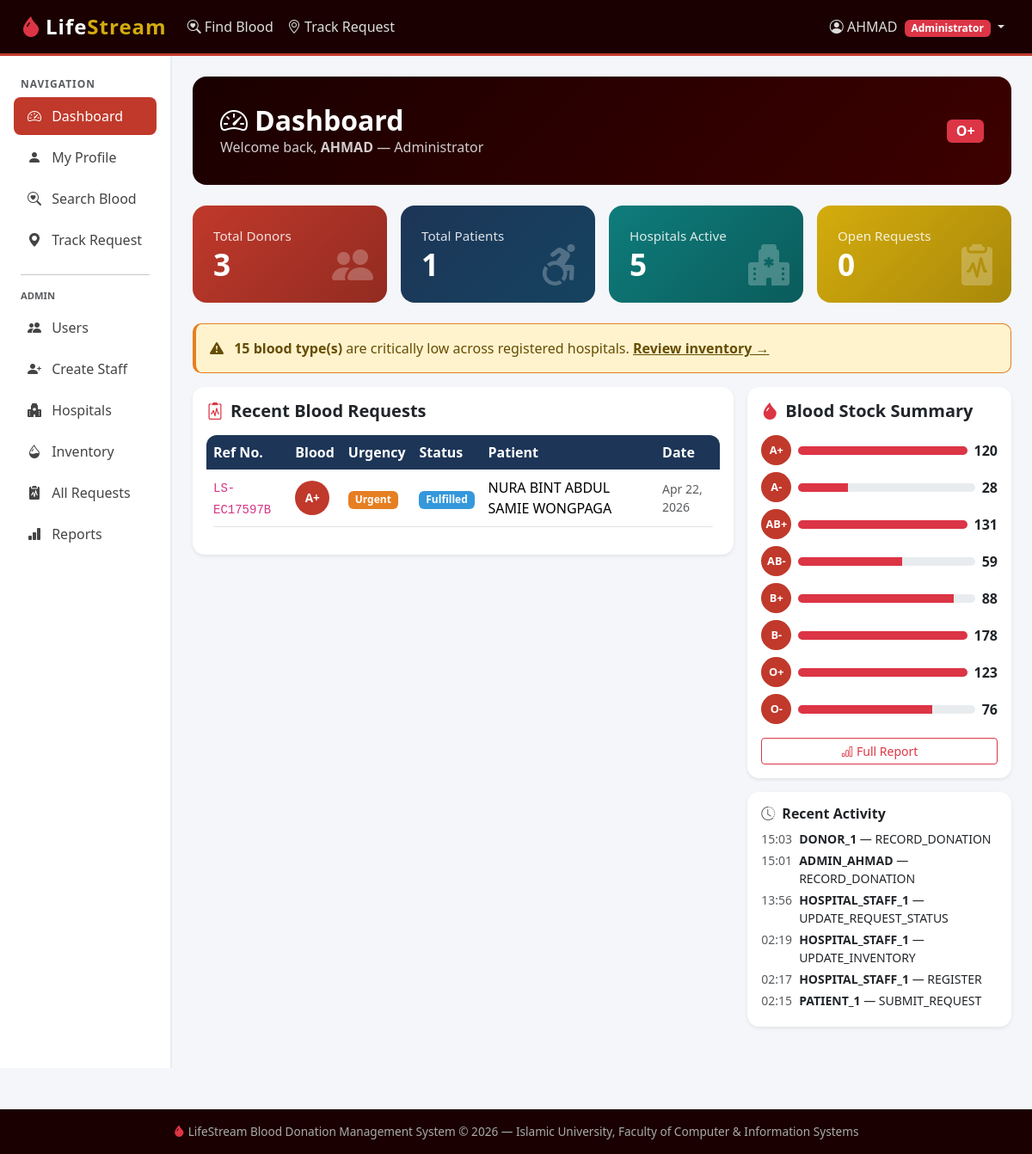
The page /dashboard/ (signed in) on the database its author committed.
### core/models.py (models this page shows, shortened)
class User(AbstractUser):
    ROLE_CHOICES = [('donor','Donor'),('patient','Patient / Receiver'),('hospital_staff','Hospital Staff'),('admin','Administrator')]
    BLOOD_CHOICES = [('A+','A+'),('A-','A-'),('B+','B+'),('B-','B-'),('AB+','AB+'),('AB-','AB-'),('O+','O+'),('O-','O-')]
    role          = models.CharField(max_length=20, choices=ROLE_CHOICES, default='donor')
    blood_type    = models.CharField(max_length=5, choices=BLOOD_CHOICES, blank=True, null=True)
    phone         = models.CharField(max_length=20, blank=True)
    city          = models.CharField(max_length=80, blank=True)
    is_available  = models.BooleanField(default=True)
    last_donation = models.DateField(blank=True, null=True)
    hospital      = models.ForeignKey('Hospital', on_delete=models.SET_NULL, null=True, blank=True, related_name='staff_members')

class BloodRequest(models.Model):
    URGENCY_CHOICES=[('routine','Routine'),('urgent','Urgent'),('critical','Critical')]
    STATUS_CHOICES=[('pending','Pending — Searching'),('matched','Matched — Blood Located'),('donor_committed','Donor Committed'),('fulfilled','Fulfilled'),('cancelled','Cancelled')]
    BLOOD_CHOICES=[('A+','A+'),('A-','A-'),('B+','B+'),('B-','B-'),('AB+','AB+'),('AB-','AB-'),('O+','O+'),('O-','O-')]
    reference_no=models.CharField(max_length=20,unique=True,default=make_ref,editable=False)
    patient=models.ForeignKey(User,on_delete=models.CASCADE,related_name='blood_requests')
    blood_type=models.CharField(max_length=5,choices=BLOOD_CHOICES)
    qty_units=models.PositiveIntegerField(default=1)
    urgency=models.CharField(max_length=10,choices=URGENCY_CHOICES,default='urgent')
    status=models.CharField(max_length=20,choices=STATUS_CHOICES,default='pending')
    hospital=models.ForeignKey(Hospital,on_delete=models.SET_NULL,null=True,blank=True,related_name='requests')
    notes=models.TextField(blank=True)
    submitted_at=models.DateTimeField(auto_now_add=True)
    updated_at=models.DateTimeField(auto_now=True)
    class Meta: ordering=['-submitted_at']

class AuditLog(models.Model):
    actor=models.ForeignKey(User,on_delete=models.SET_NULL,null=True)
    action=models.CharField(max_length=120); target=models.CharField(max_length=120,blank=True)
    logged_at=models.DateTimeField(auto_now_add=True); detail=models.TextField(blank=True)
    class Meta: ordering=['-logged_at']

### core/views.py (the view)
# urls.py: path('dashboard/',              views.dashboard,             name='dashboard'),
@login_required
def dashboard(request):
    user = request.user
    ctx = {"user": user}
    if user.role == "donor" or user.is_superuser:
        ctx["my_notifications"] = Notification.objects.filter(donor=user).select_related("blood_request")[:5]
        ctx["my_donations"]     = Donation.objects.filter(donor=user)[:5]
        ctx["pending_requests"] = BloodRequest.objects.filter(status__in=["pending","matched"]).count()
    if user.role == "patient":
        ctx["my_requests"] = BloodRequest.objects.filter(patient=user)[:8]
    if user.role == "hospital_staff" and user.hospital:
        ctx["hospital"]  = user.hospital
        ctx["inventory"] = Inventory.objects.filter(hospital=user.hospital)
        ctx["requests"]  = BloodRequest.objects.filter(hospital=user.hospital).exclude(status="cancelled")[:10]
        ctx["critical"]  = Inventory.objects.filter(hospital=user.hospital, critically_low=True)
    if user.role == "admin" or user.is_superuser:
        ctx["total_donors"]    = User.objects.filter(role="donor").count()
        ctx["total_patients"]  = User.objects.filter(role="patient").count()
        ctx["total_hospitals"] = Hospital.objects.filter(is_active=True).count()
        ctx["open_requests"]   = BloodRequest.objects.filter(status__in=["pending","matched","donor_committed"]).count()
        ctx["critical_inv"]    = Inventory.objects.filter(critically_low=True).count()
        ctx["recent_requests"] = BloodRequest.objects.all()[:8]
        ctx["recent_logs"]     = AuditLog.objects.all()[:6]
        ctx["blood_summary"]   = Inventory.objects.values("blood_type").annotate(total=Sum("qty_available")).order_by("blood_type")
    return render(request, "core/dashboard.html", ctx)

### templates/core/dashboard.html (shortened to what this page needs)
{% extends 'base.html' %}
{% block content %}
<div class="page-header">
  <div class="d-flex justify-content-between align-items-center">
    <div>
      <h2><i class="bi bi-speedometer2 me-2"></i>Dashboard</h2>
      <p>Welcome back, <strong>{{ user.first_name|default:user.username }}</strong> &mdash; {{ user.get_role_display }}</p>
    </div>
    <div>
      <span class="badge bg-danger fs-6">{{ user.blood_type|default:"No blood type set" }}</span>
    </div>
  </div>
</div>
{% if user.role == 'admin' or user.is_superuser %}
<div class="row g-3 mb-4">
  <div class="col-md-3"><div class="stat-card bg-ls-red"><p>Total Donors</p><h2>{{ total_donors }}</h2><div class="icon"><i class="bi bi-people-fill"></i></div></div></div>
  <div class="col-md-3"><div class="stat-card bg-ls-navy"><p>Total Patients</p><h2>{{ total_patients }}</h2><div class="icon"><i class="bi bi-person-wheelchair"></i></div></div></div>
  <div class="col-md-3"><div class="stat-card bg-ls-teal"><p>Hospitals Active</p><h2>{{ total_hospitals }}</h2><div class="icon"><i class="bi bi-hospital-fill"></i></div></div></div>
  <div class="col-md-3"><div class="stat-card bg-ls-gold"><p>Open Requests</p><h2>{{ open_requests }}</h2><div class="icon"><i class="bi bi-clipboard2-pulse-fill"></i></div></div></div>
</div>
{% if critical_inv > 0 %}
<div class="alert alert-warning">
  <i class="bi bi-exclamation-triangle-fill me-2"></i>
  <strong>{{ critical_inv }} blood type(s)</strong> are critically low across registered hospitals. <a href="{% url 'inventory' %}" class="alert-link">Review inventory →</a>
</div>
{% endif %}
<div class="row g-3 mb-4">
  <div class="col-md-8">
    <div class="card border-0 shadow-sm" style="border-radius:14px;">
      <div class="card-body">
        <h5 class="fw-bold mb-3"><i class="bi bi-clipboard2-pulse text-danger me-2"></i>Recent Blood Requests</h5>
        <div class="table-responsive">
          <table class="table table-hover align-middle">
            <thead><tr><th>Ref No.</th><th>Blood</th><th>Urgency</th><th>Status</th><th>Patient</th><th>Date</th></tr></thead>
            <tbody>
              {% for r in recent_requests %}
              <tr>
                <td><code>{{ r.reference_no }}</code></td>
                <td><span class="blood-badge">{{ r.blood_type }}</span></td>
                <td><span class="badge badge-{{ r.urgency }}">{{ r.get_urgency_display }}</span></td>
                <td><span class="badge status-{{ r.status }}">{{ r.get_status_display }}</span></td>
                <td>{{ r.patient.get_full_name|default:r.patient.username }}</td>
                <td class="text-muted small">{{ r.submitted_at|date:"M d, Y" }}</td>
              </tr>
              {% empty %}<tr><td colspan="6" class="text-center text-muted">No requests yet.</td></tr>
              {% endfor %}
            </tbody>
          </table>
        </div>
      </div>
    </div>
  </div>
  <div class="col-md-4">
    <div class="card border-0 shadow-sm" style="border-radius:14px;">
      <div class="card-body">
        <h5 class="fw-bold mb-3"><i class="bi bi-droplet-fill text-danger me-2"></i>Blood Stock Summary</h5>
        {% for b in blood_summary %}
        <div class="d-flex justify-content-between align-items-center mb-2">
          <span class="blood-badge" style="width:35px;height:35px;line-height:35px;font-size:.8rem;">{{ b.blood_type }}</span>
          <div class="flex-grow-1 mx-2">
            <div class="progress" style="height:10px;border-radius:6px;">
              <div class="progress-bar bg-danger" style="width:{% widthratio b.total 100 100 %}%; max-width:100%;"></div>
            </div>
          </div>
          <span class="fw-bold">{{ b.total }}</span>
        </div>
        {% endfor %}
        <div class="mt-3"><a href="{% url 'reports' %}" class="btn btn-sm btn-outline-danger w-100"><i class="bi bi-bar-chart me-1"></i>Full Report</a></div>
      </div>
    </div>
    <div class="card border-0 shadow-sm mt-3" style="border-radius:14px;">
      <div class="card-body">
        <h6 class="fw-bold mb-2"><i class="bi bi-clock-history text-muted me-2"></i>Recent Activity</h6>
        {% for log in recent_logs %}
        <div class="d-flex gap-2 mb-1">
          <small class="text-muted">{{ log.logged_at|date:"H:i" }}</small>
          <small><strong>{{ log.actor.username }}</strong> — {{ log.action }}</small>
        </div>
        {% empty %}<p class="text-muted small">No activity yet.</p>
        {% endfor %}
      </div>
    </div>
  </div>
</div>
{% endif %}
{% endblock %}

### templates/base.html (shortened to what this page needs)
<!DOCTYPE html>
<html lang="en">
<head>
  <link href="https://cdn.jsdelivr.net/npm/bootstrap@5.3.2/dist/css/bootstrap.min.css" rel="stylesheet">
  <link href="https://cdn.jsdelivr.net/npm/bootstrap-icons@1.11.3/font/bootstrap-icons.css" rel="stylesheet">
</head>
<body>
<nav class="navbar navbar-expand-lg navbar-dark">
  <div class="container-fluid px-4">
    <a class="navbar-brand text-white" href="{% url 'home' %}">
      <i class="bi bi-droplet-fill text-danger me-1"></i>Life<span>Stream</span>
    </a>
    <div class="collapse navbar-collapse" id="navMain">
      <ul class="navbar-nav me-auto">
        <li class="nav-item">
          <a class="nav-link" href="{% url 'search_blood' %}"><i class="bi bi-search-heart"></i> Find Blood</a>
        </li>
        <li class="nav-item">
          <a class="nav-link" href="{% url 'track_request' %}"><i class="bi bi-geo-alt"></i> Track Request</a>
        </li>
      </ul>
      <ul class="navbar-nav ms-auto">
        {% if user.is_authenticated %}
          <li class="nav-item dropdown">
            <a class="nav-link dropdown-toggle" href="#" data-bs-toggle="dropdown">
              <i class="bi bi-person-circle"></i>
              {{ user.first_name|default:user.username }}
              <span class="badge bg-danger ms-1">{{ user.get_role_display }}</span>
            </a>
          </li>
        {% else %}
          <li class="nav-item"><a class="nav-link" href="{% url 'login' %}"><i class="bi bi-box-arrow-in-right"></i> Login</a></li>
          <li class="nav-item"><a class="btn btn-danger btn-sm ms-2" href="{% url 'register' %}">Register</a></li>
        {% endif %}
      </ul>
    </div>
  </div>
</nav>
<div class="container-fluid">
  <div class="row">
    {% if user.is_authenticated %}
    <div class="col-lg-2 col-md-3 sidebar d-none d-md-block px-0">
      <div class="px-2">
        <p class="text-muted px-3 mb-1" style="font-size:.75rem;font-weight:700;text-transform:uppercase;letter-spacing:1px;">Navigation</p>
        <nav class="nav flex-column">
          <a class="nav-link {% if request.resolver_match.url_name == 'dashboard' %}active{% endif %}" href="{% url 'dashboard' %}">
            <i class="bi bi-speedometer2"></i> Dashboard
          </a>
          <a class="nav-link {% if request.resolver_match.url_name == 'profile' %}active{% endif %}" href="{% url 'profile' %}">
            <i class="bi bi-person-fill"></i> My Profile
          </a>
          <a class="nav-link" href="{% url 'search_blood' %}"><i class="bi bi-search-heart"></i> Search Blood</a>
          <a class="nav-link" href="{% url 'track_request' %}"><i class="bi bi-geo-alt-fill"></i> Track Request</a>
          {% if user.role == 'admin' or user.is_superuser %}
          <hr class="mx-3"><p class="text-muted px-3 mb-1" style="font-size:.7rem;font-weight:700;text-transform:uppercase;">Admin</p>
          <a class="nav-link {% if 'admin_users' in request.resolver_match.url_name %}active{% endif %}" href="{% url 'admin_users' %}">
            <i class="bi bi-people-fill"></i> Users
          </a>
          <a class="nav-link {% if 'create_staff' in request.resolver_match.url_name %}active{% endif %}" href="{% url 'create_staff' %}">
            <i class="bi bi-person-plus-fill"></i> Create Staff
          </a>
          <a class="nav-link {% if 'admin_hospitals' in request.resolver_match.url_name %}active{% endif %}" href="{% url 'admin_hospitals' %}">
            <i class="bi bi-hospital-fill"></i> Hospitals
          </a>
          <a class="nav-link {% if 'inventory' in request.path %}active{% endif %}" href="{% url 'inventory' %}">
            <i class="bi bi-droplet-half"></i> Inventory
          </a>
          <a class="nav-link {% if 'manage_requests' in request.resolver_match.url_name %}active{% endif %}" href="{% url 'manage_requests' %}">
            <i class="bi bi-clipboard2-pulse-fill"></i> All Requests
          </a>
          <a class="nav-link {% if 'reports' in request.resolver_match.url_name %}active{% endif %}" href="{% url 'reports' %}">
            <i class="bi bi-bar-chart-fill"></i> Reports
          </a>
          {% endif %}
        </nav>
      </div>
    </div>
    <div class="col-lg-10 col-md-9 py-4 px-4">
    {% else %}
    <div class="col-12 py-4 px-4">
    {% endif %}
      {% block content %}{% endblock %}
    </div>
  </div>
</div>
<footer class="footer text-center">
  <div class="container">
    <span><i class="bi bi-droplet-fill text-danger"></i> LifeStream Blood Donation Management System &copy; 2026 &mdash; Islamic University, Faculty of Computer & Information Systems</span>
  </div>
</footer>
</body>
</html>

### templates/base.html (style rules this page uses)
:root { --ls-red: #C0392B; --ls-dark: #1A0000; --ls-navy: #1D3557; --ls-teal: #0E7C7B; --ls-gold: #D4AC0D; --ls-light: #FDFEFE; }
body { background: #f4f6f9; font-family: 'Segoe UI', sans-serif; min-height: 100vh; }
.navbar-brand { font-weight: 900; font-size: 1.5rem; letter-spacing: 1px; }
.navbar-brand span { color: var(--ls-gold); }
.navbar { background: var(--ls-dark) !important; border-bottom: 3px solid var(--ls-red); }
.navbar .nav-link { color: #ddd !important; font-weight: 500; }
.sidebar { min-height: calc(100vh - 70px); background: #fff; border-right: 2px solid #e9ecef; padding-top: 1.5rem; }
.sidebar .nav-link { color: #444; border-radius: 8px; margin: 2px 8px; padding: 10px 16px; font-weight: 500; }
.sidebar .nav-link.active { background: var(--ls-red); color: #fff !important; }
.sidebar .nav-link i { margin-right: 8px; width: 20px; }
.stat-card { border: none; border-radius: 16px; padding: 1.5rem; color: #fff; position: relative; overflow: hidden; }
.stat-card .icon { font-size: 3rem; opacity: .25; position: absolute; right: 16px; bottom: 8px; }
.stat-card h2 { font-size: 2.2rem; font-weight: 900; margin: 0; }
.stat-card p { margin: 0; opacity: .85; font-size: .95rem; }
.bg-ls-red { background: linear-gradient(135deg, #C0392B, #922B21); }
.bg-ls-navy { background: linear-gradient(135deg, #1D3557, #154360); }
.bg-ls-teal { background: linear-gradient(135deg, #0E7C7B, #0a5c5b); }
.bg-ls-gold { background: linear-gradient(135deg, #D4AC0D, #a8880a); }
.badge-urgent { background: #E67E22; }
.status-fulfilled { background: #3498DB; }
.table { border-radius: 12px; overflow: hidden; }
.table thead th { background: var(--ls-navy); color: #fff; border: none; font-weight: 600; }
.page-header { background: linear-gradient(135deg, var(--ls-dark), #3d0000); color: #fff; padding: 2rem; border-radius: 16px; margin-bottom: 1.5rem; }
.page-header h2 { font-weight: 800; margin: 0; }
.page-header p { margin: 0; opacity: .8; }
.alert { border-radius: 10px; border-left: 4px solid; }
.alert-warning { border-color: #E67E22; }
.blood-badge { display: inline-block; width: 40px; height: 40px; border-radius: 50%; background: var(--ls-red); color: #fff; font-weight: 900; font-size: .85rem; line-height: 40px; text-align: center; }
.footer { background: var(--ls-dark); color: #aaa; padding: 1rem 0; margin-top: 3rem; font-size: .85rem; }

### rows shown on the page
User: first_name "AHMAD", role "Administrator", blood_type "O+"
BloodRequest: reference_no "LS-EC17597B", blood_type "A+", urgency "Urgent", status "Fulfilled", patient.get_full_name "NURA BINT ABDUL SAMIE WONGPAGA", submitted_at "Apr 22, 2026"
AuditLog: logged_at "15:03", actor.username "DONOR_1", action "RECORD_DONATION"
AuditLog: logged_at "15:01", actor.username "ADMIN_AHMAD", action "RECORD_DONATION"
AuditLog: logged_at "13:56", actor.username "HOSPITAL_STAFF_1", action "UPDATE_REQUEST_STATUS"
AuditLog: logged_at "02:19", actor.username "HOSPITAL_STAFF_1", action "UPDATE_INVENTORY"
AuditLog: logged_at "02:17", actor.username "HOSPITAL_STAFF_1", action "REGISTER"
AuditLog: logged_at "02:15", actor.username "PATIENT_1", action "SUBMIT_REQUEST"

### other values the page prints
{{ total_donors }} "3"
{{ total_patients }} "1"
{{ total_hospitals }} "5"
{{ open_requests }} "0"
{{ critical_inv }} "15"
{{ b.blood_type }} "A+" "A-" "AB+" "AB-" "B+" "B-" "O+" "O-"
{{ b.total }} "120" "28" "131" "59" "88" "178" "123" "76"
